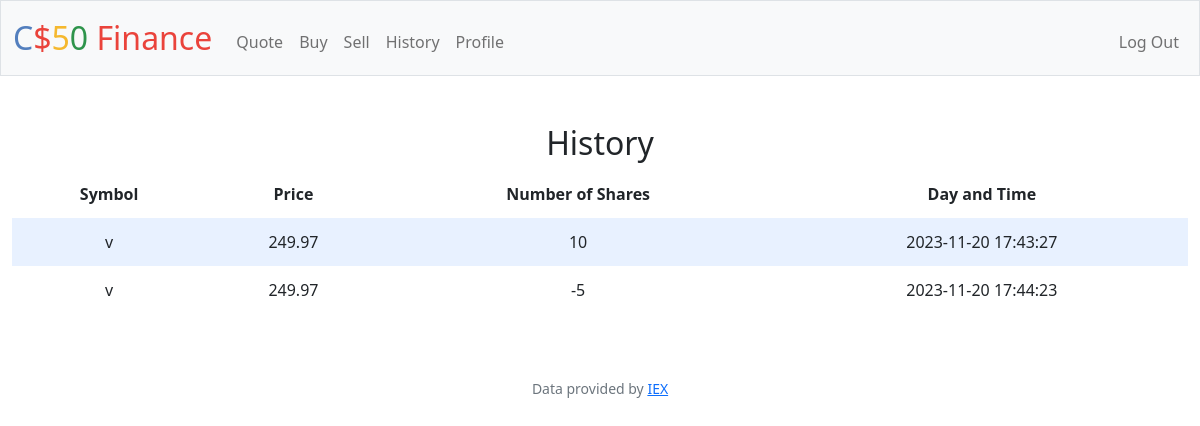
The page /history (signed in) on the database its author committed.
### tables this page shows
CREATE TABLE transactions (
user_id INTEGER, 
symbol TEXT,
date TEXT,
shares INTEGER,
price INTEGER,
   FOREIGN KEY(user_id) REFERENCES users(id)
);

### app.py (the view)
@app.route("/history")
@login_required
def history():
    rows = db.execute("SELECT * FROM transactions WHERE user_id = ?", session["user_id"])
    return render_template("history.html", rows=rows)

### app.py (called while the page is built)
@app.after_request
def after_request(response):
    response.headers["Cache-Control"] = "no-cache, no-store, must-revalidate"
    response.headers["Expires"] = 0
    response.headers["Pragma"] = "no-cache"
    return response

### helpers.py (called while the page is built)
def login_required(f):
    @wraps(f)
    def decorated_function(*args, **kwargs):
        if session.get("user_id") is None:
            return redirect("/login")
        return f(*args, **kwargs)
    return decorated_function

### templates/history.html (shortened to what this page needs)
{% extends "layout.html" %}
{% block main %}
    <form action="/history" method="post">
        <div class="section">
            <h2>History</h2>
            <table>
                <thead>
                    <tr>
                        <th>Symbol</th>
                        <th>Price</th>
                        <th>Number of Shares</th>
                        <th>Day and Time</th>
                    </tr>
                </thead>
                <tbody>
                        {% for row in rows %}
                            <tr>
                                <td>{{row.symbol }}</td>
                                <td>{{row.price }}</td>
                                <td>{{row.shares }}</td>
                                <td>{{row.date }}</td>
                            </tr>
                        {% endfor %}
                </tbody>
            </table>
        </div>
    </form>
{% endblock %}

### static/styles.css (style rules this page uses)
table { background-color: transparent; margin-bottom: 1rem; width: 100%; }
table th, table td { padding: 0.75rem; vertical-align: middle; }
tbody tr:nth-of-type(odd) { background-color: rgb(179, 208, 255, 0.3) }

### rows shown on the page
transactions: symbol "v", price "249.97", shares "10", date "2023-11-20 17:43:27"
transactions: symbol "v", price "249.97", shares "-5", date "2023-11-20 17:44:23"
